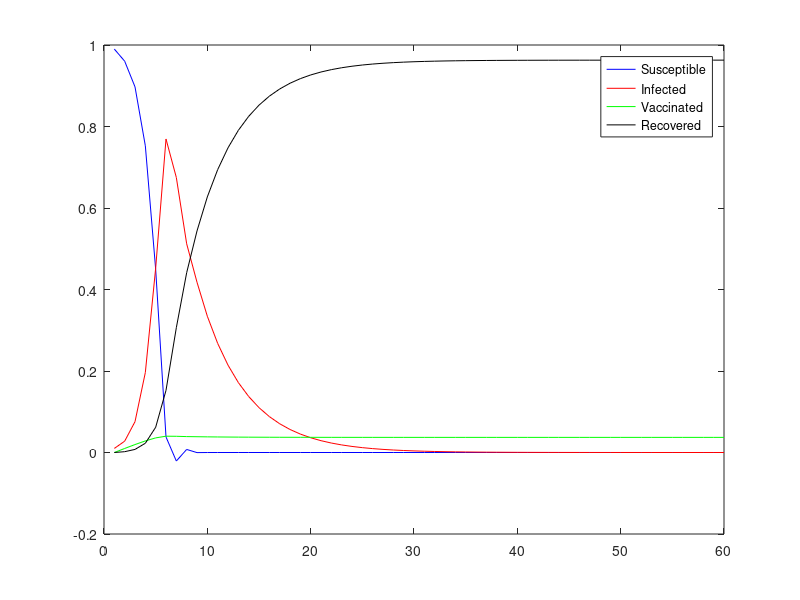

MATLAB code for this plot:
N = 100; % total population
I0 = 0.01*N;
S = N - I0; % total number of susceptible individuals
I = I0; % total number of infected individuals
V = 0; % total number of vaccinated individuals
R = 0; % total number of recovered individuals

% response: max(i)
% treatments: can vary vaccination rate, isolation_factor
% another idea (quarantining sympotomatic infecteds? - have prob that
% infected is asymptomatic or not, then quarantine some portion of those that showing)
% blocking factors???

%probability that an infectious individual is sympomatic
prob_symptomatic = 0.7;
% treatment we can change:
quarantine = 0; % quarantining sympomatic individuals, yes or no

base_num_inter = 20; % number of daily interactions if there was no policies
% treatment we can change:
isolation_factor = 0; % social isolation policy ranging from zero isolation to total isolation
daily_interactions = base_num_inter*(1-isolation_factor)*(1-quarantine*(1-prob_symptomatic)); % average number of daily interactions a susceptible individual has
probability_of_spread_unvaccinated = 0.1; % probabilty that an unvaccinated individual gets infected from interacting with an infected individual
probability_of_spread_vaccinated = 0.01*probability_of_spread_unvaccinated; % probability that a vaccinated indidual gets infected from interacting with an infected individual

% beta = transmission rate
beta_unvac = daily_interactions*probability_of_spread_unvaccinated;
beta_vac = daily_interactions*probability_of_spread_vaccinated;

% gamma = recovery rate
gamma = 0.2;

% treatment we can change:
% nu = vaccination rate of susceptible individuals
nu = 0.01;

% ds/dt = -beta_unvac*s*i - nu*s
% di/dt beta_unvac*s*i + beta_vac*v*i - gamma*i
% dv/dt = nu*s- beta_vac*v*i
% dr/dt = gamma*i \\ can be solved for from s + i + v + r = 1

% diff equations with forward euler:
k = 1;
Tf = 60; % days
numsteps = ceil(Tf/k);
k = Tf/numsteps;

s = zeros(1, numsteps);
i = zeros(1, numsteps);
v = zeros(1, numsteps);
r = zeros(1, numsteps);

s(1) = S/N; % prop of population susceptible
i(1) = I/N; % prop of population infected
v(1) = V/N; % prop of vaccinated individuals
r(1) = R/N; % prop of population recovered

for n = 1:(numsteps-1)
    s(n+1) = s(n) + k*(-beta_unvac*s(n)*i(n) - nu*s(n));
    i(n+1) = i(n) + k*(beta_unvac*s(n)*i(n) + beta_vac*v(n)*i(n) - gamma*i(n));
    v(n+1) = v(n) + k*(nu*s(n)- beta_vac*v(n)*i(n));
    r(n+1) = r(n) + k*gamma*i(n);
end

plot(1:numsteps, s, 'b', ...
    1:numsteps, i, 'r', ...
    1:numsteps, v, 'g', ...
    1:numsteps, r, 'k')
legend('Susceptible', 'Infected', 'Vaccinated', 'Recovered')

quarantine
isolation_factor
nu
max(i)
